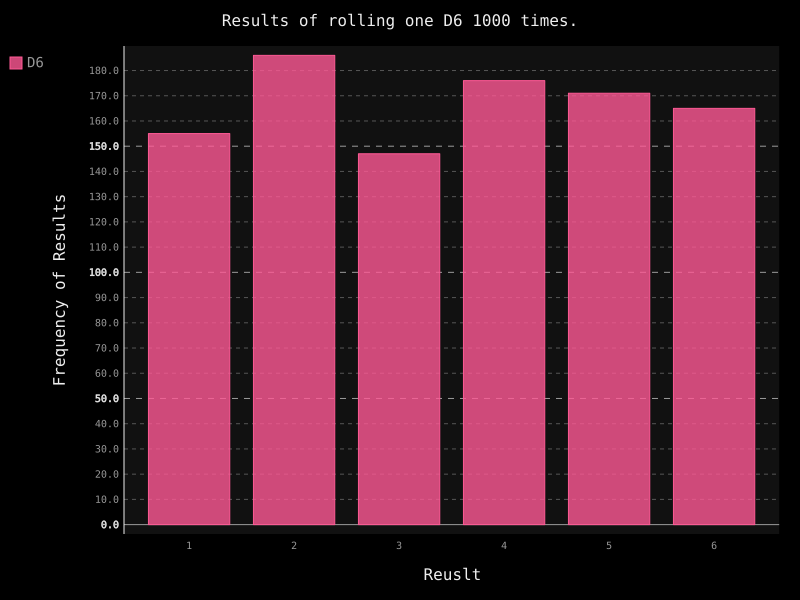

This chart was generated by the following Python code:
# -*- coding:utf-8 -*-

import pygal
from die import Die

# 创建一个D6
die = Die()

# 投几次骰子，并将结果存储在一个列表中
results = []
for roll_num in range(1000):
    result = die.roll()
    results.append(result)

# 分析结果
frequencies = []
for value in range(1,die.num_sides+1):
    frequency = results.count(value)
    frequencies.append(frequency)

# 对结果进行可视化
hist = pygal.Bar()

hist.title = "Results of rolling one D6 1000 times."
hist.x_labels = ['1','2','3','4','5','6']
hist.x_title = "Reuslt"
hist.y_title = "Frequency of Results"

hist.add('D6',frequencies)
hist.render_to_file('die_visual.svg')
